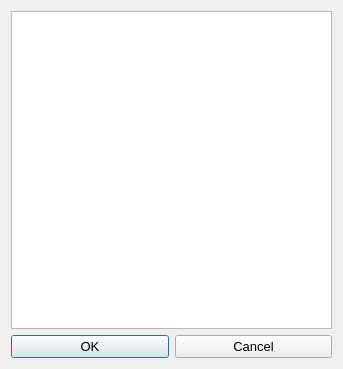
<?xml version="1.0" encoding="UTF-8"?>
<ui version="4.0">
 <class>label</class>
 <widget class="QDialog" name="label">
  <property name="geometry">
   <rect>
    <x>0</x>
    <y>0</y>
    <width>343</width>
    <height>369</height>
   </rect>
  </property>
  <property name="windowTitle">
   <string>Select label</string>
  </property>
  <property name="modal">
   <bool>false</bool>
  </property>
  <layout class="QGridLayout" name="gridLayout">
   <item row="1" column="0">
    <widget class="QPushButton" name="OkBt">
     <property name="font">
      <font>
       <family>Microsoft YaHei UI</family>
       <pointsize>10</pointsize>
      </font>
     </property>
     <property name="text">
      <string>OK</string>
     </property>
    </widget>
   </item>
   <item row="1" column="1">
    <widget class="QPushButton" name="cancelBt">
     <property name="font">
      <font>
       <family>Microsoft YaHei UI</family>
       <pointsize>10</pointsize>
      </font>
     </property>
     <property name="text">
      <string>Cancel</string>
     </property>
    </widget>
   </item>
   <item row="0" column="0" colspan="2">
    <widget class="QListView" name="listView">
     <property name="font">
      <font>
       <family>Microsoft YaHei UI</family>
       <pointsize>10</pointsize>
      </font>
     </property>
     <property name="editTriggers">
      <set>QAbstractItemView::NoEditTriggers</set>
     </property>
    </widget>
   </item>
  </layout>
 </widget>
 <resources/>
 <connections/>
</ui>
